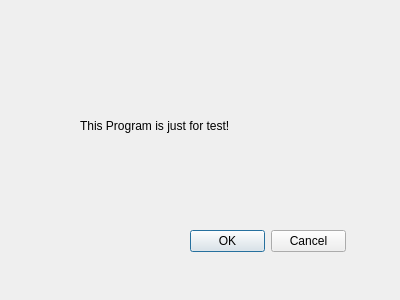
<?xml version="1.0" encoding="UTF-8"?>
<ui version="4.0">
 <class>declare</class>
 <widget class="QDialog" name="declare">
  <property name="geometry">
   <rect>
    <x>0</x>
    <y>0</y>
    <width>400</width>
    <height>300</height>
   </rect>
  </property>
  <property name="windowTitle">
   <string>Dialog</string>
  </property>
  <widget class="QDialogButtonBox" name="buttonBox">
   <property name="geometry">
    <rect>
     <x>190</x>
     <y>230</y>
     <width>156</width>
     <height>23</height>
    </rect>
   </property>
   <property name="standardButtons">
    <set>QDialogButtonBox::Cancel|QDialogButtonBox::Ok</set>
   </property>
  </widget>
  <widget class="QLabel" name="label">
   <property name="geometry">
    <rect>
     <x>80</x>
     <y>80</y>
     <width>251</width>
     <height>91</height>
    </rect>
   </property>
   <property name="text">
    <string>This Program is just for test!</string>
   </property>
  </widget>
 </widget>
 <resources/>
 <connections/>
</ui>
